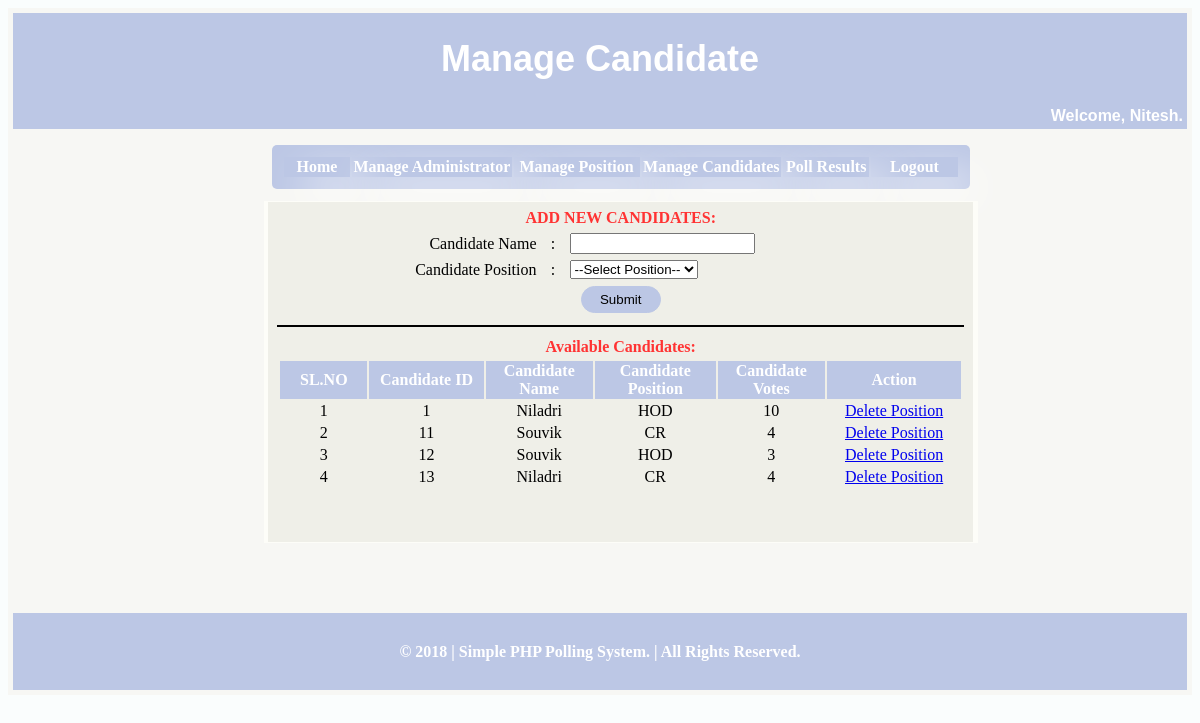
Screenshot of /manage_candidate.php (signed in) with the database file from the repository.
### tables this page shows
CREATE TABLE IF NOT EXISTS `tbs_candidate` (
  `candidate_id` int(11) NOT NULL AUTO_INCREMENT,
  `candidate_name` varchar(255) NOT NULL,
  `candidate_position` varchar(255) NOT NULL,
  `candidate_votes` int(11) DEFAULT NULL,
  PRIMARY KEY (`candidate_id`)
);

### manage_candidate.php (the view, shortened to what this page needs)
<?php
$user='id15273222_niladri_voting';
$pass='Nilmoni@1994';
$db='id15273222_polling';
$db= new mysqli('localhost', $user, $pass, $db) or die("DANG!!...unable to connect!");
$fname1=$_SESSION['first_name'];
?>
<?php
$esql="SELECT * FROM tb_position";
$positions=mysqli_query($db,$esql);
?>
<!DOCTYPE html PUBLIC "-//W3C//DTD XHTML 1.0 Transitional//EN" "http://www.w3.org/TR/xhtml1/DTD/xhtml1-transitional.dtd">
<html xmlns="http://www.w3.org/1999/xhtml">
<head>
</head>
<body bgcolor="#FAFDFD">
<form id="form1" name="form1" method="post" action="">
  <table width="100%" border="0" bgcolor="#F7F7F4">
    <tr>
      <td><table width="100%" height="584" border="0">
    <tr>
      <td height="75" colspan="3" align="center" bgcolor="#BCC7E5"><h1 class="style7"><span class="style1"><span class="style8"><font color="#FFFFFF">Manage Candidate</font><font color="#FFFFFF"> </font></span></h1>
        <table width="25%" border="0" align="right">
          <tr>
            <td align="right" class="style6"><b>Welcome, <?php echo $fname1;?>.</b></td>
          </tr>
        </table></td>
    </tr>
    <tr>
      <td width="21%" height="412">&nbsp;</td>
      <td width="57%" align="center"><table width="108%" height="388" border="0">
        <tr>
          <td height="63" align="center"><table width="98%" border="0" class="box">
            <tr>
              <td width="10%" align="center" class="cell"><a href="admin_home.php"><strong>Home</strong></a></td>
              <td width="24%" align="center" class="cell"><a href="manage_admin.php"><strong>Manage Administrator</strong></a></td>
              <td width="19%" align="center" class="cell"><a href="manage_position.php"><strong>Manage Position</strong></a></td>
              <td width="21%" align="center" class="cell"><a href="manage_candidate.php"><strong>Manage Candidates</strong></a></td>
              <td width="13%" align="center" class="cell"><a href="admin_poll_result.php"><strong> Poll Results</strong></a></td>
              <td width="13%" align="center" class="cell"><a href="logout.php"><strong> Logout</strong></a> </td>
            </tr>
          </table></td>
        </tr>
        <tr>
          <td height="256" align="center" bordercolor="#00CCFF" bgcolor="#FDFDF8"><table width="99%" height="245" border="0" bgcolor="#EFEFE8">
            <tr>
              <td align="center" valign="top"><table width="98%" height="112" border="0">
                <tr>
                  <td colspan="3" align="center"><strong><font color="#FF3333">ADD NEW CANDIDATES:</font></strong> </td>
                  </tr>
                <tr>
                  <td width="38%" align="right">Candidate Name </td>
                  <td width="4%" align="center">:</td>
                  <td width="58%" align="left"><input name="cname" type="text" id="cname" required/></td>
                </tr>
                <tr>
                  <td align="right">Candidate Position </td>
                  <td align="center">:</td>
                  <td align="left"><SELECT NAME="cposition" id="cposition" required>
    <OPTION VALUE="">--Select Position--
    <?php
    while ($row=mysqli_fetch_array($positions)){
    echo "<OPTION VALUE=$row[position_name]>$row[position_name]";
    }
    ?>
    </SELECT></td>
                </tr>
                <tr>
                  <td colspan="3" align="center"><input type="submit" name="Submit" value="Submit" class="box2" /></td>
                  </tr>
              </table>
			  <hr color="#000000" width="98%" />
			  <table width="98%" border="0">
			  <tr><td colspan="4" align="center"><strong><font color="#FF3333">Available Candidates:</font></strong></td></tr>
			  </table>
			  <?php
				$csql = "select * from tbs_candidate";
				$crec = mysqli_query($db,$csql);
				$cnum = mysqli_num_rows($crec);
				if($cnum > 0)
				{
				?>
			  <table width="98%" border="0">
                <tr>
				  <td width="13%" align="center" bgcolor="#BCC7E5"><strong><font color="#FFFFFF">SL.NO</font></strong></td>
                  <td width="17%" align="center" bgcolor="#BCC7E5"><strong><font color="#FFFFFF">Candidate ID</font></strong></td>
                  <td width="16%" align="center" bgcolor="#BCC7E5"><strong><font color="#FFFFFF">Candidate Name</font></strong> </td>
                  <td width="18%" align="center" bgcolor="#BCC7E5"><strong><font color="#FFFFFF">Candidate Position</font></strong> </td>
				  <td width="16%" align="center" bgcolor="#BCC7E5"><strong><font color="#FFFFFF">Candidate Votes</font></strong> </td>
                  <td width="20%" align="center" bgcolor="#BCC7E5"><strong><font color="#FFFFFF">Action</font></strong></td>
                </tr>
				<?php
				  $j = 1;
				  while($cres = mysqli_fetch_assoc($crec))
				  {
				  ?>
                <tr>
                  <td align="center"><?php echo $j;?></td>
                  <td align="center"><?php echo $cres['candidate_id'];?></td>
                  <td align="center"><?php echo $cres['candidate_name'];?></td>
                  <td align="center"><?php echo $cres['candidate_position'];?></td>
				  <td align="center"><?php echo $cres['candidate_votes'];?></td>
				  <td align="center"><a href="#" onclick="conf1('manage_candidate.php?D=<?php echo $cres['candidate_id'];?>')">Delete Position</a></td>
                </tr>
				<?php
				  $j++;
				  }
				  ?>
              </table>
			  <?php
				  }
				?>
			  <p>&nbsp;</p></td>
            </tr>
          </table></td>
        </tr>
        <tr>
          <td height="61" align="center">&nbsp;</td>
        </tr>
      </table></td>
      <td width="22%"></td>
    </tr>
    <tr>
      <td height="75" colspan="3" align="center" bgcolor="#BCC7E5"><font color="#FFFFFF"><strong>&copy;&nbsp;2018 | Simple PHP Polling System. | All Rights Reserved.</strong></font> </td>
    </tr>
  </table>
</td>
    </tr>
  </table>
</form>
</body>
</html>

### manage_candidate.php (style rules this page uses)
.box { width: 98%; padding: 10px; border-radius:5px; background:#BCC7E5; text-decoration:none; }
.box a:link { color:#FFFFFF; text-decoration:none; }
.cell { box-shadow: 20px 20px 20px; color:#FFFFFF; box-shadow: 20px 20px 45px; }
.style6 { font-family: Arial; color:#FFFFFF; }
.style7 { font-size: 36px }
.style8 { font-family: Arial }

### rows the page displays
tbs_candidate: candidate_id "1", candidate_name "Niladri", candidate_position "HOD", candidate_votes "10"
tbs_candidate: candidate_id "11", candidate_name "Souvik", candidate_position "CR", candidate_votes "4"
tbs_candidate: candidate_id "12", candidate_name "Souvik", candidate_position "HOD", candidate_votes "3"
tbs_candidate: candidate_id "13", candidate_name "Niladri", candidate_position "CR", candidate_votes "4"

### other values shown
$fname1 "Nitesh"
